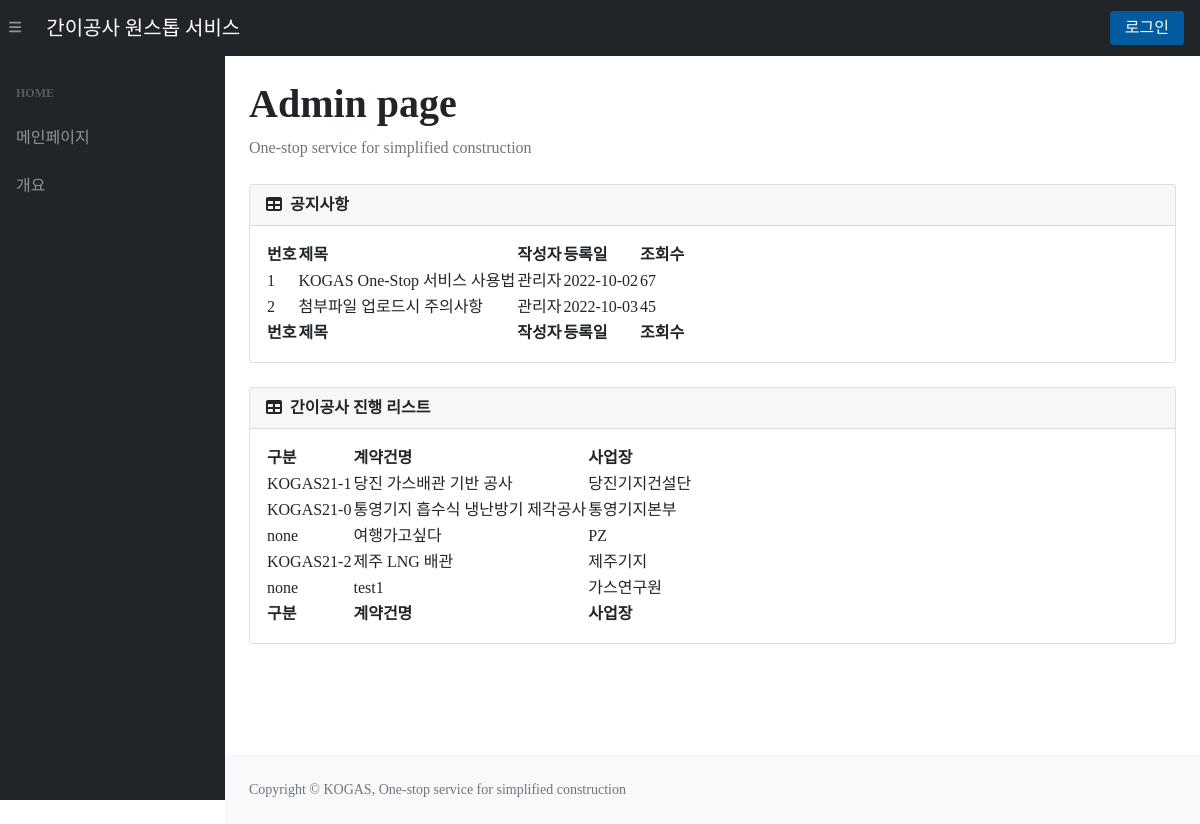
Before: / with the older database file.
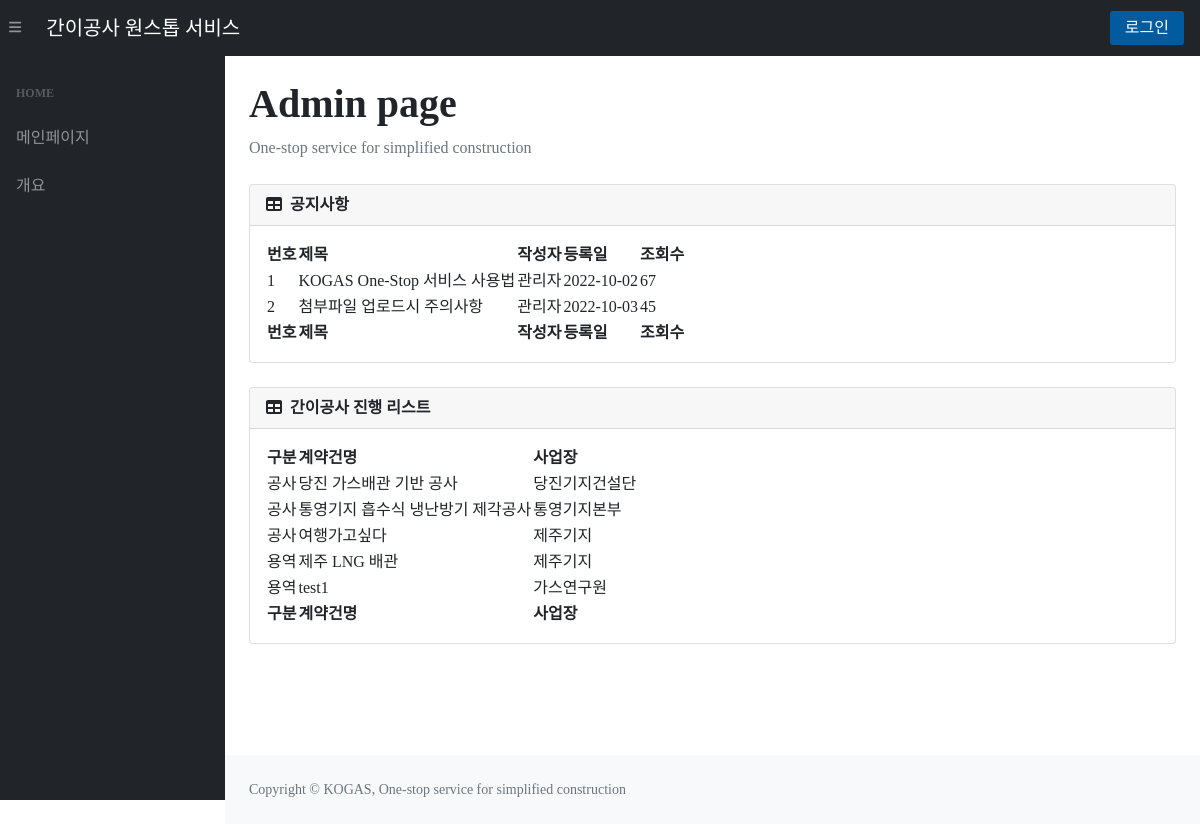
After: the same page with the newer database file.
### tables this page shows
CREATE TABLE "constructionList" (
	"contractNum"	TEXT UNIQUE,
	"title"	TEXT,
	"department"	TEXT,
	"company"	TEXT,
	"supervisor"	TEXT,
	"s_contact"	TEXT,
	"contractAmount"	NUMERIC,
	"deposit_rate"	NUMERIC,
	"fault_rate"	NUMERIC,
	"progress"	INTEGER,
	"s_position"	TEXT,
	"s_email"	TEXT,
	"class_code"	TEXT,
	"budget_course"	TEXT,
	"start_date"	TEXT,
	"contract_completion"	TEXT,
	"real_completion"	TEXT,
	"summary"	TEXT,
	"company2"	TEXT,
	"company2_amount"	NUMERIC,
	"company3"	TEXT,
	"company3_amount"	NUMERIC,
	PRIMARY KEY("contractNum")
);

### app.py (the view)
@app.route('/')
def index():
    con = sqlite3.connect(path.join(ROOT, 'KOGAS.db'))
    cur = con.cursor()
    sql = f"SELECT * FROM constructionList"
    cur.execute(sql)
    list = cur.fetchall()
    list = sorted(list, key=lambda x : x[0], reverse=True)
    session['logFlag_b'] = False
    session['contractNum'] = False
    return render_template('index.html', login=session.get('logFlag'), constructionList=list)

### templates/index.html (shortened to what this page needs)
<!DOCTYPE html>
<html lang="ko">
<head>
    <link href="https://cdn.jsdelivr.net/npm/simple-datatables@latest/dist/style.css" rel="stylesheet" />
    <link rel="stylesheet" href="{{ url_for('static', filename='css/main.css') }}">|
</head>
<body class="sb-nav-fixed">
    <nav class="sb-topnav navbar navbar-expand navbar-dark bg-dark">
        <button class="btn btn-link btn-sm order-1 order-lg-0 me-4 me-lg-0" id="sidebarToggle" href="#!"><i
                class="fas fa-bars"></i></button>
        <a class="navbar-brand ps-3" href="{{ url_for('index') }}">
            간이공사 원스톱 서비스 </a>
        <div class="d-none d-md-inline-block form-inline ms-auto me-0 me-md-3 my-2 my-md-0">
            {% if login == True %}
            <a href="{{ url_for('logout') }}"><button class="cBtn">로그아웃</button></a>
            {% else %}
            <a href="{{ url_for('login') }}"><button class="cBtn">로그인</button></a>
            {% endif %}
        </div>
    </nav>
    <div id="layoutSidenav">
        <div id="layoutSidenav_nav">
            <nav class="sb-sidenav accordion sb-sidenav-dark" id="sidenavAccordion">
                <div class="sb-sidenav-menu">
                    <div class="nav">
                        <div class="sb-sidenav-menu-heading">Home</div>
                        <a class="nav-link" href="{{ url_for('index') }}">메인페이지</a>
                        <a class="nav-link" href="{{ url_for('summary') }}">개요</a>
                    </div>
                </div>
            </nav>
        </div>
        <div id="layoutSidenav_content">
            <main>
                <div class="container-fluid px-4">
                    {% block main %}
                    <h1 class="mt-4" style="text-align:left;"><b>Admin page</b></h1>
                    <ol class="breadcrumb mb-4">
                        <li class="breadcrumb-item active">One-stop service for simplified construction</li>
                    </ol>
                    <div class="card mb-4">
                        <div class="card-header">
                            <i class="fas fa-table me-1"></i>
                            <b>공지사항</b>
                        </div>
                        <div class="card-body">
                            <table id="datatablesSimple1">
                                <thead>
                                    <tr>
                                        <th>번호</th>
                                        <th>제목</th>
                                        <th>작성자</th>
                                        <th>등록일</th>
                                        <th>조회수</th>
                                    </tr>
                                </thead>
                                <tfoot>
                                    <tr>
                                        <th>번호</th>
                                        <th>제목</th>
                                        <th>작성자</th>
                                        <th>등록일</th>
                                        <th>조회수</th>
                                    </tr>
                                </tfoot>
                                <tbody>
                                    <tr onclick="location.href='#';" style="cursor:pointer;">
                                        <td>1</td>
                                        <td>KOGAS One-Stop 서비스 사용법</td>
                                        <td>관리자</td>
                                        <td>2022-10-02</td>
                                        <td>67</td>
                                    </tr>
                                    <tr onclick="location.href='#';" style="cursor:pointer;">
                                        <td>2</td>
                                        <td>첨부파일 업로드시 주의사항</td>
                                        <td>관리자</td>
                                        <td>2022-10-03</td>
                                        <td>45</td>
                                    </tr>
                                </tbody>
                            </table>
                        </div>
                    </div>
                    <div class="card mb-4">
                        <div class="card-header"
                            style="display: flex; align-items: center; justify-content: space-between;">
                            <div>
                                <i class="fas fa-table me-1"></i>
                                <b>간이공사 진행 리스트</b>
                            </div>
                        </div>
                        <div class="card-body">
                            <table id="datatablesSimple2">
                                <thead>
                                    <tr>
                                        <th>구분</th>
                                        <th>계약건명</th>
                                        <th>사업장</th>
                                    </tr>
                                </thead>
                                <tfoot>
                                    <tr>
                                        <th>구분</th>
                                        <th>계약건명</th>
                                        <th>사업장</th>
                                    </tr>
                                </tfoot>
                                <tbody>
                                    {% for construction in constructionList %}
                                    <tr onclick="location.href='/pre/{{construction[0]}}';" style="cursor:pointer;">
                                        <td>{{construction[12]}}</td>
                                        <td>{{construction[1]}}</td>
                                        <td>{{construction[2]}}</td>
                                    </tr>
                                    {% endfor %}
                                </tbody>
                            </table>
                        </div>
                    </div>
                    {% endblock %}
                </div>
            </main>
            <footer class="py-4 bg-light mt-auto">
                <div class="container-fluid px-4">
                    <div class="d-flex align-items-center justify-content-between small">
                        <div class="text-muted">Copyright &copy; KOGAS, One-stop service for simplified construction
                        </div>
                    </div>
                </div>
            </footer>
        </div>
    </div>
</body>
</html>

Changed rows visible on the page:
changed constructionList "당진 가스배관 기반 공사": class_code "KOGAS21-1" → "공사"
changed constructionList "통영기지 흡수식 냉난방기 제각공사": class_code "KOGAS21-0" → "공사"
changed constructionList "여행가고싶다": class_code "none" → "공사"; department "PZ" → "제주기지"
changed constructionList "제주 LNG 배관": class_code "KOGAS21-2" → "용역"
changed constructionList "test1": class_code "none" → "용역"
